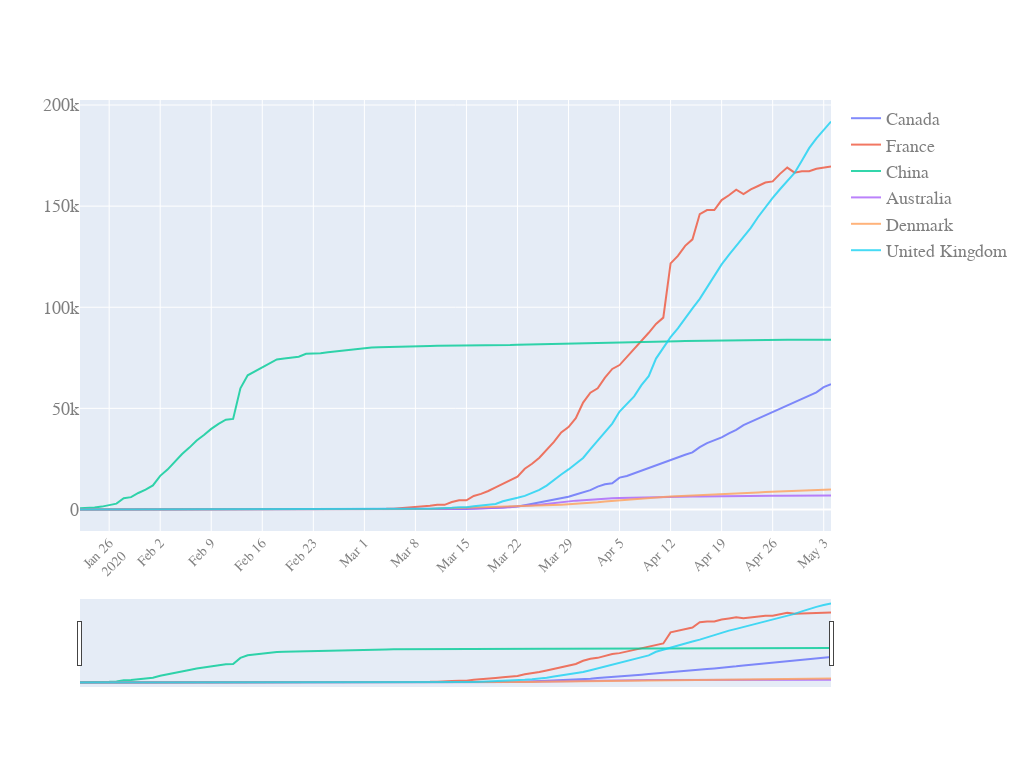

Here is the notebook cell this chart was saved with:
### Code cell
quick_plot(df_analyse.date,df_analyse.iloc[:,1:],y_scale='linear',slider=True)
